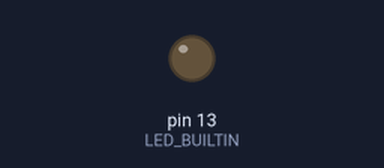
Simulated run of this sketch. Board: Arduino Nano, built with avr-gcc and run on an emulated ATmega328P. Parts: output pins drawn as LEDs (lit = HIGH). Dashed ring = blinking. Pins used as bus, display or sensor lines are not drawn. At 3.6 s the program stops and its outputs stay as they are.

Above: at 0.8 s.
At 2.94 s:
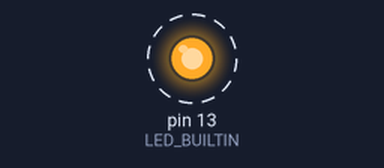
Timing chart, 0 to 3.2 s (numbered marks = the images above):
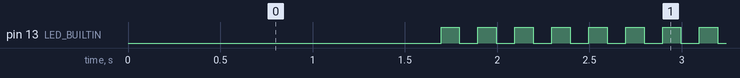

Measured:
- by itself, pin 13 (LED_BUILTIN): alternates HIGH for 0.10 s and LOW for 0.10 s, 19 changes in all, then stays HIGH

The sketch:

BetterTeslaChargeportOpener.ino
```cpp
// (licence header left out)
// Pins
int iPowerPin = 10;           // where we supply power for the transmitter
int iSigPin = 11;             // pin where the signal comes out

// Signal definitions
int iTransmits=10;            // how many times do we send the whole code
int iTransmitDelay_ms=25;     // delay between transmits
int iManClock_us=400;         // Manchester Clock and length base of all pulses
int iChirp_us=10;             // change of length between pulses on preamble "chirp"

// Manchester Code
#define iManLength 6
uint8_t bManCode[iManLength] = {0x48,0xa9,0xca,0xe6,0xd8,0xc2};

void setup()
{
  pinMode(LED_BUILTIN, OUTPUT);
  digitalWrite(LED_BUILTIN, 0);
  pinMode(iSigPin, OUTPUT);
  digitalWrite(iSigPin, 0);
  pinMode(iPowerPin, OUTPUT);
  digitalWrite(iPowerPin, 0);
}

//creates the preamble before the 3 repetitions of the open command
void SendPreamble()
{
  // transmit preamble: 13 times high to low + add the "chirp" on top
  for (int ii=0;ii<13;ii++)
  {
    digitalWrite(iSigPin, 1);
    delayMicroseconds(iManClock_us+(12-ii)*iChirp_us);
    digitalWrite(iSigPin, 0);
    delayMicroseconds(iManClock_us-(12-ii)*iChirp_us);
  }

  // space between preamble and Manchester Code
  delayMicroseconds(iManClock_us);
}

// just a simple manchester encoder to avoid addtl libs
void SendManchester()
{
  int iByte,iBit;

  for (iByte=0;iByte<iManLength;iByte++)
  {
    int cValue=bManCode[iByte];
    for(iBit=0;iBit<8;iBit++)
    {
      int bBitVal=0;
      if ( (cValue & (1<<iBit)) != 0)
      {
        // transmit one; i.e. we need a negative edge
        digitalWrite(iSigPin, 1);
        delayMicroseconds(iManClock_us);
        digitalWrite(iSigPin, 0);
        delayMicroseconds(iManClock_us);
      }
      else
      {
        // transmit zero; i.e. we need a positive edge
        digitalWrite(iSigPin, 0);
        delayMicroseconds(iManClock_us);
        digitalWrite(iSigPin, 1);
        delayMicroseconds(iManClock_us);
      }
    }
  }
}

// creates the postamble after each of the three repetions of the signal
// note that the lasts repetition is a bit different
void SendPostamble(bool bLast)
{
   // send Postamble
    digitalWrite(iSigPin, 0);         // 400us low
    delayMicroseconds(iManClock_us);
    digitalWrite(iSigPin, 1);         // 400us high
    delayMicroseconds(iManClock_us);
    digitalWrite(iSigPin, 0);         // 400us low
    delayMicroseconds(iManClock_us);

    int iMulti=2;
    if(bLast) {iMulti=1;}
    digitalWrite(iSigPin, 1);         // 800us high, 400us on last repetition
    delayMicroseconds(iMulti*iManClock_us);
    digitalWrite(iSigPin, 0);         // 800us low
    delayMicroseconds(iManClock_us);
}

void loop()
{
  digitalWrite(iPowerPin, 1); // tx power on

  // message repetition loop
  for (int iTransmit=0; iTransmit<iTransmits;iTransmit++)
  {
    SendPreamble();

    // repeat Manchester & Postamble 3 times
    for (int iRepeat=0;iRepeat<3;iRepeat++)
    {
      // Manchester Code & Postamble
      SendManchester();
      SendPostamble(iRepeat==2);
    }

    delay(iTransmitDelay_ms); // 25ms delay between transmissions
  }
  digitalWrite(iPowerPin, 0); // tx power off

  //blink when done
  for (int i=0;i<10;i++)
  {
    digitalWrite(LED_BUILTIN, LOW);
    delay(100);
    digitalWrite(LED_BUILTIN, HIGH);
    delay(100);
  }

  // endless loop
  while(1){};
}
```
